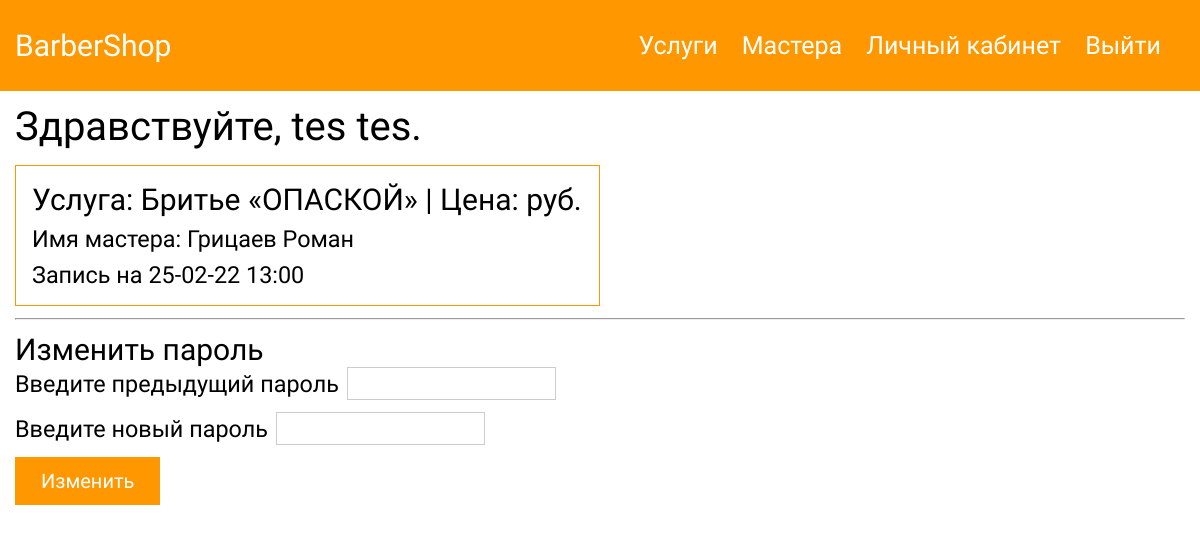
Page /php/pages/userCabinet.php (signed in) on the earlier database version.
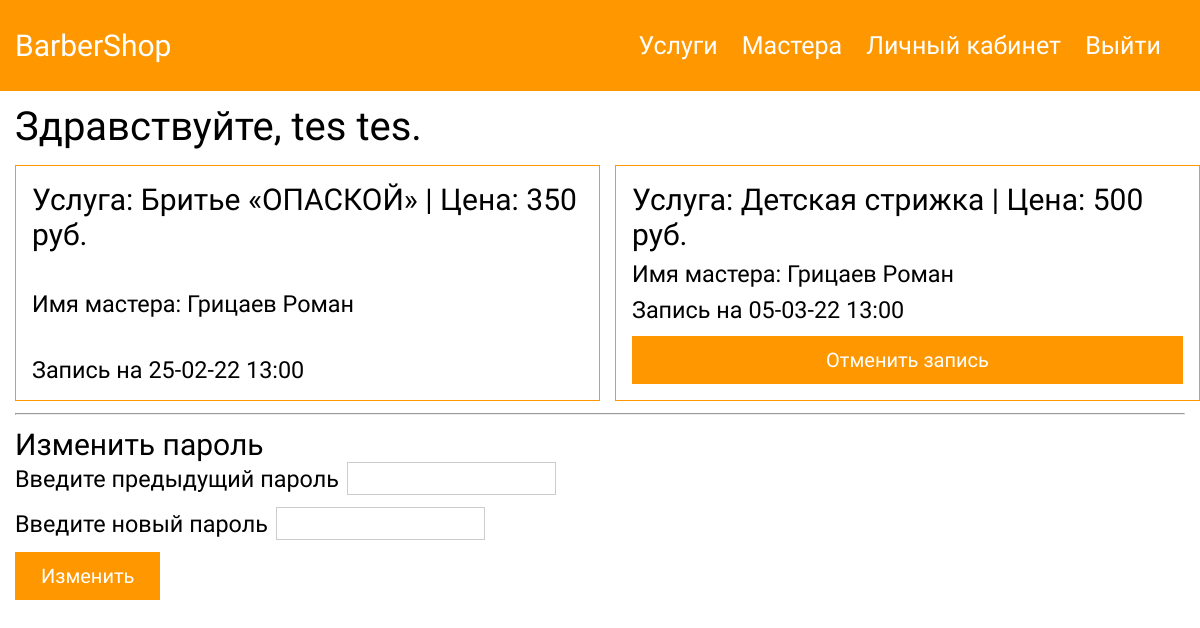
Same page on the later database version.
### tables this page shows
CREATE TABLE `orders` (
  `id` int(11) NOT NULL,
  `master_id` int(11) NOT NULL,
  `service_id` int(11) NOT NULL,
  `date` text NOT NULL,
  `time` text NOT NULL,
  `user_id` int(11) NOT NULL,
  `confirmed` text NOT NULL DEFAULT 'false'
);

CREATE TABLE `service` (
  `id` int(11) NOT NULL,
  `title` varchar(256) NOT NULL,
  `description` text NOT NULL,
  `img` text NOT NULL,
  `price` int(11) NOT NULL
);

CREATE TABLE `barbers` (
  `id` int(11) NOT NULL,
  `name` varchar(256) NOT NULL,
  `expierence` varchar(256) NOT NULL,
  `barber_login` varchar(256) NOT NULL
);

### php/pages/userCabinet.php (the view, shortened to what this page needs)
<?php require_once('../scripts/db.php'); ?>
<?php require_once('../header.php'); ?>
<link rel="stylesheet" href="/css/global.css">
<link rel="stylesheet" href="/css/header.css">
<link rel="stylesheet" href="/css/card.css">
<link rel="stylesheet" href="/css/login.css">
<link rel="stylesheet" href="/css/personal_cabinet.css">
<div class="container">
    <h1 class="mt-12">Здравствуйте, <?php
                                    $sql = "SELECT `name`, `surname` FROM `users` WHERE `id` = :i";
                                    $query = $connect->prepare($sql);
                                    $query->execute(["i" => $_SESSION['id']]);
                                    $result = $query->fetch(PDO::FETCH_ASSOC);
                                    echo $result['name'] . ' ' . $result['surname'] . '.'
                                    ?></h1>
    <?php
    $sql = "SELECT b.id, b.name, s.title, s.price, o.date, o.time, o.confirmed FROM orders o INNER JOIN barbers b ON o.master_id = b.id INNER JOIN service s ON s.id = o.service_id WHERE o.user_id = :i";
    $query = $connect->prepare($sql);
    $query->execute(['i' => $_SESSION['id']]);
    $result = $query->fetchAll(PDO::FETCH_ASSOC);
    echo '<div class="card__container">';
    foreach ($result as $key => $value) {
        echo
        '
                <form class="card">
                    <input class="user" type="hidden" value="' . $_SESSION['id'] . '">
                    <h2>Услуга: ' . $result[$key]["title"] . ' | Цена: ' . $result[$key]["price"] . ' руб.</h2>
                    <h3 class="mt-8 master" value="' . $result[$key]["id"] . '">Имя мастера: ' . $result[$key]["name"] . '</h3 >
                    <h3 class="mt-8 date" value="' . $result[$key]["date"] . '">Запись на ' . $result[$key]["date"] . ' ' . '<span class="time" value="' . $result[$key]["time"] . '">' . $result[$key]["time"] . '</span></h3>';
        if ($result[$key]["confirmed"] == 'false') {
            echo '<button class="btn-reset btn-primary deleteOrderBtn">Отменить запись</button>';
        }
        echo '</form>
            ';
    }
    echo '</div>';
    ?>
</div>
<div class="container">
    <hr class="mt-12">
    <h2 class="mt-12">Изменить пароль</h2>
    <form id="changePassForm" class="mt-18">
        <div class="flex ai-center">
            <h3 class="mr-8">Введите предыдущий пароль</h3>
            <input class="form__input" type="password" id="last_pass">
        </div>
        <div class="flex ai-center mt-12">
            <h3 class="mr-8">Введите новый пароль</h3>
            <input class="form__input" type="password" id="new_pass">
        </div>
        <button type="submit" class="btn-reset btn-primary">Изменить</button>
    </form>
</div>

Differences in the rows shown:
changed through a linked row, orders "Бритье «ОПАСКОЙ»": service.price (not shown) → "350"
added orders: service.title "Детская стрижка", service.price "500", master.name "Грицаев Роман", date "05-03-22", time "13:00", confirmed "Отменить запись"
